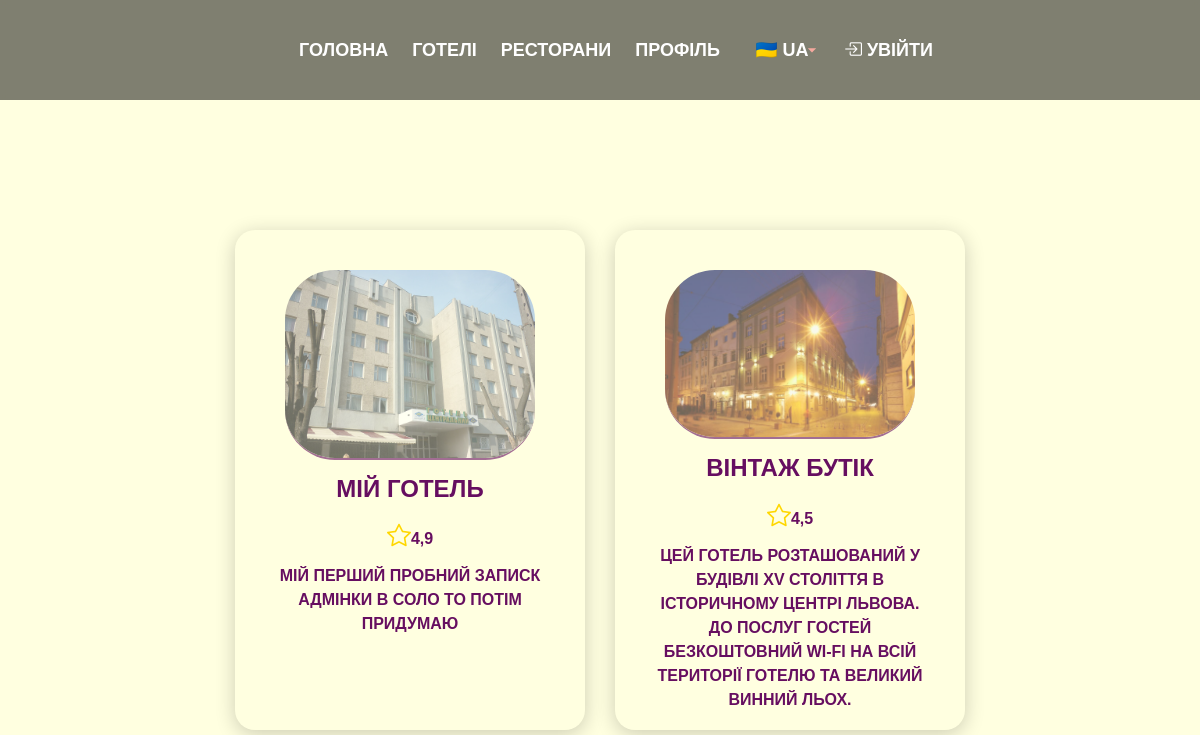
Screenshot of /hotels/ with the database file from the repository.
### hotels/models.py (models this page shows, shortened)
class Hotel(models.Model):
    name = models.CharField(max_length=100)
    image = models.ImageField(upload_to='', blank=True, null=True)
    description = models.TextField(max_length=9999)
    rating = models.DecimalField(max_digits=5, decimal_places=1, default=0.0)
    address = models.CharField(max_length=200, default='Unknown address')
    sity = models.CharField(max_length=200, default="Kyiv")
    phone_number = models.CharField(max_length=20)

### hotels/views.py (the view)
# urls.py: path('hotels/', include('hotels.urls')),
def hotels(request):
    hotels= Hotel.objects.all()
    return render(request, 'hotels/hotels.html', {'hotels': hotels})

### hotels/templates/hotels/hotels.html (shortened to what this page needs)
{% extends 'main/index.html' %}
{% load static %}
{%block css%}
<link rel="stylesheet" href="{% static 'main/css/style.css' %}">
{% endblock %}
{% block content %}
<div class="hotels-list">
    {% for hotel in hotels %}
            <a href="{% url 'din' hotel.id %}">
                <div class="hotel-card btn">
                    {% if hotel.image %}
                    <div class="hotel-image-container">
                        <img src="{{ hotel.image.url }}" alt="{{ hotel.name }}" class="hotel-image">
                    </div>
                    {% endif %}
                    <h2>{{ hotel.name|safe }}</h2>
                    <p><i class="bi bi-star" style="color: gold; font-size: 1.5rem;"></i>{{ hotel.rating }}</p>
                    <p>{{ hotel.description|safe }}</p>
                </div>
            </a>
    {% endfor %}
</div>
{% endblock %}

### main/static/main/css/style.css (style rules this page uses)
body, html { margin: 0; padding: 0; height: 100%; width: 100%; min-height: 100vh; font-family: 'Arial', sans-serif; background-color: lightyellow; color: #f3d0a4; }
.btn { font-size: 18px; color: white; border: none; text-transform: uppercase; font-weight: bold; transition: all 0.3s ease-in-out; text-decoration: none; }
.hotels-list { display: flex; width: 100%; justify-content: center; align-items: center; gap: 30px; padding: 50px 20px; margin-top: 80px; }
.hotel-card { background: transparent; width: 800px; height: 500px; color: #660e60; border-radius: 20px; overflow: hidden; max-width: 350px; padding: 40px; box-shadow: 0 4px 20px rgba(0, 0, 0, 0.2); transition: transform 0.3s ease, box-shadow 0.3s ease, background 0.3s ease; text-align: center; margin: auto; }
.hotel-card img { width: 250px; border-radius: 50px; height: auto; border-bottom: 2px solid #660e60; opacity: 0.6; transition: opacity 0.3s ease; }
.hotel-card h2 { font-size: 1.5rem; margin: 15px 0; font-weight: bold; }
.hotel-card p { font-size: 1rem; margin: 10px 0; }

### rows the page displays
Hotel: image (picture), name "МІЙ ГОТЕЛЬ", rating "4,9", description "МІЙ ПЕРШИЙ ПРОБНИЙ ЗАПИСК АДМІНКИ В СОЛО ТО ПОТІМ ПРИДУМАЮ"
Hotel: image (picture), name "ВІНТАЖ БУТІК", rating "4,5", description "ЦЕЙ ГОТЕЛЬ РОЗТАШОВАНИЙ У БУДІВЛІ XV СТОЛІТТЯ В ІСТОРИЧНОМУ ЦЕНТРІ ЛЬВОВА. ДО ПОСЛУГ ГОСТЕЙ БЕЗКОШТОВНИЙ WI-FI НА ВСІЙ ТЕРИТОРІЇ ГОТЕЛЮ ТА ВЕЛИКИЙ ВИННИЙ ЛЬОХ."
